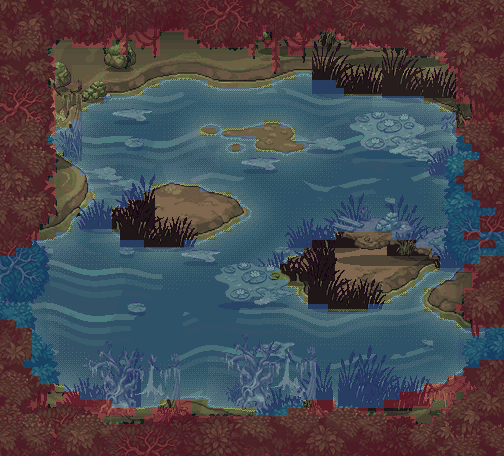

This game map was drawn from its Tiled (.tmx) file and the tilesets committed beside it. A one-line description and the full map source follow:
An orthogonal 63x57 tile map with 8x8 px tiles, 1 tile layer (collision_8px), 1 image layer.

<map version="1.10" tiledversion="1.10.2" orientation="orthogonal" renderorder="right-down" width="63" height="57" tilewidth="8" tileheight="8" infinite="0" nextlayerid="4" nextobjectid="1">
 <properties>
  <property name="moteur" value="RogueEssence / PMDO" />
  <property name="case_lecture_px" type="int" value="24" />
  <property name="viewport" value="320x240" />
 </properties>
 <tileset firstgid="1" source="brosse_collision.tsx" />
 <imagelayer id="1" name="fond">
  <image source="fond.png" width="504" height="456" />
 </imagelayer>
 <layer id="2" name="collision_8px" width="63" height="57" opacity="0.55">
  <data encoding="csv">
2,2,2,2,2,2,2,2,2,2,2,2,2,2,2,2,2,2,2,2,2,2,2,2,2,2,2,2,2,2,2,2,2,2,2,2,2,2,2,2,2,2,2,2,2,2,2,2,2,2,2,2,2,2,2,2,2,2,2,2,2,2,2,
2,2,2,2,2,2,2,2,2,2,2,2,2,2,2,2,2,2,2,2,2,2,2,2,2,2,2,2,2,2,2,2,2,2,2,2,2,2,2,2,2,2,2,2,2,2,2,2,2,2,2,2,2,2,2,2,2,2,2,2,2,2,2,
2,2,2,2,2,2,2,2,2,2,2,2,2,2,2,2,2,2,2,2,2,2,2,2,2,2,2,2,2,2,2,2,2,2,2,2,2,2,2,2,2,2,2,2,2,2,2,2,2,2,2,2,2,2,2,2,2,2,2,2,2,2,2,
2,2,2,2,2,2,2,2,2,2,2,2,2,2,2,2,2,2,2,2,2,2,2,2,2,2,2,2,2,2,2,2,2,2,2,2,2,2,2,2,2,2,2,2,2,2,2,2,2,2,2,2,2,2,2,2,2,2,2,2,2,2,2,
2,2,2,2,2,2,2,2,2,2,2,2,2,2,2,2,2,2,2,2,1,1,1,2,2,2,2,2,2,2,2,2,2,1,2,2,2,2,2,2,1,1,2,2,2,2,2,2,2,2,2,2,2,2,2,2,2,2,2,2,2,2,2,
2,2,2,2,2,2,2,1,1,2,2,2,2,2,1,2,1,2,2,2,1,1,1,1,1,2,2,2,2,2,2,2,1,2,2,1,2,2,2,1,1,1,1,1,2,2,2,2,2,2,2,2,2,2,2,2,2,2,2,2,2,2,2,
2,2,2,2,2,2,1,1,1,1,1,1,1,1,1,2,1,1,1,2,1,1,1,1,1,1,1,1,1,1,1,2,1,1,2,1,2,2,1,1,1,1,1,1,1,1,1,1,1,1,1,2,2,2,2,2,2,2,2,2,2,2,2,
2,2,2,2,2,2,2,1,1,1,1,1,1,1,1,1,1,1,1,1,1,1,1,1,1,1,1,1,1,1,1,1,1,1,2,1,1,1,1,1,1,1,1,1,1,1,1,1,1,1,1,1,1,1,1,2,2,2,2,2,2,2,2,
2,2,2,2,2,2,2,1,1,1,1,1,1,1,1,1,1,1,1,1,1,1,1,1,1,1,1,1,1,1,1,1,1,1,2,1,1,1,1,1,1,1,1,1,1,1,1,1,1,1,1,1,1,1,1,1,2,2,2,2,2,2,2,
2,2,2,2,2,2,2,1,1,1,1,1,1,1,1,1,1,1,1,1,1,1,1,1,1,1,1,1,1,1,1,1,1,1,1,1,1,3,3,1,1,1,1,1,1,1,1,1,1,1,1,1,1,1,1,1,1,2,2,2,2,2,2,
2,2,2,2,2,2,1,1,1,1,1,1,1,1,1,1,1,1,1,1,3,3,3,3,3,3,1,1,1,1,1,1,1,1,3,3,3,3,3,3,3,3,1,1,1,1,1,1,1,1,1,1,1,1,1,1,1,2,2,2,2,2,2,
2,2,2,2,2,2,2,1,1,1,1,1,1,1,1,1,1,1,3,3,3,3,3,3,3,3,3,3,3,3,3,3,3,3,3,3,3,3,3,3,3,3,3,1,1,1,1,1,1,1,1,1,1,1,1,1,1,2,2,2,2,2,2,
2,2,2,2,2,2,2,1,1,1,1,1,1,3,3,3,3,3,3,3,3,3,3,3,3,3,3,3,3,3,3,3,3,3,3,3,3,3,3,3,3,3,3,3,3,3,3,3,3,3,3,3,3,1,1,1,1,2,2,2,2,2,2,
2,2,2,2,2,2,2,1,1,1,1,3,3,3,3,3,3,3,3,3,3,3,3,3,3,3,3,3,3,3,3,3,3,3,3,3,3,3,3,3,3,3,3,3,3,3,3,3,3,3,3,3,3,3,3,1,1,1,1,2,2,2,2,
2,2,2,2,2,2,2,1,1,1,3,3,3,3,3,3,3,3,3,3,3,3,3,3,3,3,3,3,3,3,3,3,3,3,3,3,3,3,3,3,3,3,3,3,3,3,3,3,3,3,3,3,3,3,3,3,3,1,1,2,2,2,2,
2,2,2,2,2,2,2,1,1,3,3,3,3,3,3,3,3,3,3,3,3,3,3,3,3,3,3,3,3,3,3,3,3,1,1,3,3,3,3,3,3,3,3,3,3,3,3,3,3,3,3,3,3,3,3,3,3,1,2,2,2,2,2,
2,2,2,2,2,2,2,3,3,3,3,3,3,3,3,3,3,3,3,3,3,3,3,3,3,1,1,3,1,1,1,1,1,1,1,1,1,3,3,3,3,3,3,3,3,3,3,3,3,3,3,3,3,3,3,3,3,2,2,2,2,2,2,
2,2,2,2,2,2,3,3,3,3,3,3,3,3,3,3,3,3,3,3,3,3,3,3,3,3,3,3,3,3,3,3,1,1,1,1,1,3,3,3,3,3,3,3,3,3,3,3,3,3,3,3,3,3,3,3,3,3,2,2,2,2,2,
2,2,2,2,2,2,2,3,3,3,3,3,3,3,3,3,3,3,3,3,3,3,3,3,3,3,3,3,3,1,3,3,1,1,1,1,1,1,3,3,3,3,3,3,3,3,3,3,3,3,3,3,3,3,3,3,3,3,3,2,2,2,2,
2,2,2,2,2,2,2,1,3,3,3,3,3,3,3,3,3,3,3,3,3,3,3,3,3,3,3,3,3,3,3,3,3,3,3,3,3,3,3,3,3,3,3,3,3,3,3,3,3,3,3,3,3,3,3,3,3,3,3,3,2,2,2,
2,2,2,2,2,2,2,1,1,3,3,3,3,3,3,3,3,3,3,3,3,3,3,3,3,3,3,3,3,3,3,3,3,3,3,3,3,3,3,3,3,3,3,3,3,3,3,3,3,3,3,3,3,3,3,3,3,3,2,2,2,2,2,
2,2,2,2,2,2,2,1,1,1,3,3,3,3,3,3,3,3,3,3,3,3,3,3,3,3,3,3,3,3,3,3,3,3,3,3,3,3,3,3,3,3,3,3,3,3,3,3,3,3,3,3,3,3,3,3,3,3,2,2,2,2,2,
2,2,2,2,2,2,1,1,1,1,1,3,3,3,3,3,3,3,3,3,3,3,3,3,3,3,3,3,3,3,3,3,3,3,3,3,3,3,3,3,3,3,3,3,3,3,3,3,3,3,3,3,3,3,3,3,3,2,2,2,2,2,2,
2,2,2,2,2,2,2,1,1,1,1,3,3,3,3,3,3,3,3,1,1,1,1,1,1,3,3,3,3,3,3,3,3,3,3,3,3,3,3,3,3,3,3,3,3,3,3,3,3,3,3,3,3,3,3,3,3,3,2,2,2,2,2,
2,2,2,2,2,2,2,1,1,1,1,1,3,3,3,3,3,3,1,1,1,1,1,1,1,1,1,1,1,3,3,3,3,3,3,3,3,3,3,3,3,3,3,3,3,3,3,3,3,3,3,3,3,3,3,3,3,3,3,2,2,2,2,
2,2,2,2,2,2,2,1,1,1,1,3,3,3,3,3,1,1,1,1,1,1,1,1,1,1,1,1,1,1,3,3,3,3,3,3,3,3,3,3,3,3,3,3,3,3,3,3,3,3,3,3,3,3,3,3,3,3,3,3,2,2,2,
2,2,2,2,2,2,2,1,1,1,3,3,3,3,1,1,1,1,1,1,1,1,1,1,1,1,1,1,1,1,1,3,3,3,3,3,3,3,3,3,3,3,3,3,3,3,3,3,3,3,3,3,3,3,3,3,3,3,3,3,3,3,2,
2,2,2,2,2,2,1,1,1,3,3,3,3,3,1,1,1,1,1,1,1,1,1,1,1,1,1,1,1,1,3,3,3,3,3,3,3,3,3,3,3,3,3,3,3,3,3,3,3,3,3,3,3,3,3,3,3,3,3,3,2,2,2,
2,2,2,2,2,1,1,1,1,3,3,3,3,3,1,1,1,1,1,1,1,1,1,1,1,1,1,1,1,3,3,3,3,3,3,3,3,3,3,3,3,3,3,3,3,3,3,3,3,3,3,3,3,3,3,3,3,3,3,3,2,2,2,
2,2,2,2,2,1,1,3,3,3,3,3,3,3,3,1,1,1,1,1,1,1,1,1,1,1,1,3,3,3,3,3,3,3,3,3,3,3,3,3,3,3,1,1,1,1,1,1,1,3,3,3,3,3,3,3,3,3,2,2,3,3,3,
2,2,2,2,3,3,3,3,3,3,3,3,3,3,3,3,3,3,1,1,1,1,1,3,3,3,3,3,3,3,3,3,3,3,3,3,3,3,3,1,1,1,1,1,1,1,1,1,1,1,1,1,3,3,3,3,3,3,3,3,2,2,3,
2,2,3,3,3,3,3,3,3,3,3,3,3,3,3,3,3,3,3,3,3,3,3,3,3,3,3,3,3,3,3,3,3,3,3,3,3,3,1,1,1,1,1,1,1,1,1,1,1,1,1,1,1,1,3,3,3,3,3,3,3,3,3,
3,3,3,3,3,3,3,3,3,3,3,3,3,3,3,3,3,3,3,3,3,3,3,3,3,3,3,3,3,3,3,3,3,3,3,3,1,1,1,1,1,1,1,1,1,1,1,1,1,1,1,1,1,1,1,3,3,3,3,3,2,2,2,
3,3,3,3,3,3,3,3,3,3,3,3,3,3,3,3,3,3,3,3,3,3,3,3,3,3,3,3,3,3,3,3,3,3,3,1,1,1,1,1,1,1,1,1,1,1,1,1,1,1,1,1,1,1,1,3,3,3,2,2,2,2,2,
3,3,3,3,3,3,3,3,3,3,3,3,3,3,3,3,3,3,3,3,3,3,3,3,3,3,3,3,3,3,3,3,3,3,1,1,1,1,1,1,1,1,1,1,1,1,1,1,1,1,1,1,1,3,3,3,3,1,1,2,2,2,2,
3,3,3,3,3,3,3,3,3,3,3,3,3,3,3,3,3,3,3,3,3,3,3,3,3,3,3,3,3,3,3,3,3,3,3,3,1,1,1,1,1,1,1,1,1,1,1,1,1,1,1,1,3,3,3,1,1,1,1,2,2,2,2,
3,3,3,3,3,3,3,3,3,3,3,3,3,3,3,3,3,3,3,3,3,3,3,3,3,3,3,3,3,3,3,3,3,3,3,3,3,1,1,1,1,1,1,1,1,1,1,1,1,1,1,3,3,1,1,1,1,1,2,2,2,2,2,
3,3,3,3,3,3,3,3,3,3,3,3,3,3,3,3,3,3,3,3,3,3,3,3,3,3,3,3,3,3,3,3,3,3,3,3,3,3,1,1,1,1,1,1,1,1,1,1,1,3,3,3,3,1,1,1,1,1,2,2,2,2,2,
3,3,3,3,3,3,3,3,3,3,3,3,3,3,3,3,3,3,3,3,3,3,3,3,3,3,3,3,3,3,3,3,3,3,3,3,3,3,3,3,3,1,1,1,1,1,3,3,3,3,3,3,3,1,1,1,1,2,2,2,2,2,2,
3,3,3,3,3,3,3,3,3,3,3,3,3,3,3,3,3,3,3,3,3,3,3,3,3,3,3,3,3,3,3,3,3,3,3,3,3,3,3,3,3,3,3,3,3,3,3,3,3,3,3,3,3,3,3,1,1,1,2,2,2,2,2,
2,2,3,3,3,3,3,3,3,3,3,3,3,3,3,3,3,3,3,3,3,3,3,3,3,3,3,3,3,3,3,3,3,3,3,3,3,3,3,3,3,3,3,3,3,3,3,3,3,3,3,3,3,3,3,3,3,1,1,2,2,2,2,
2,2,2,2,3,3,3,3,3,3,3,3,3,3,3,3,3,3,3,3,3,3,3,3,3,3,3,3,3,3,3,3,3,3,3,3,3,3,3,3,3,3,3,3,3,3,3,3,3,3,3,3,3,3,3,3,3,3,3,2,3,3,3,
2,2,2,2,3,3,3,3,3,3,3,3,3,3,3,3,3,3,3,3,3,3,3,3,3,3,3,3,3,3,3,3,3,3,3,3,3,3,3,3,3,3,3,3,3,3,3,3,3,3,3,3,3,3,3,3,3,3,3,3,3,3,3,
2,2,2,2,3,3,3,3,3,3,3,3,3,3,3,3,3,3,3,3,3,3,3,3,3,3,3,3,3,3,3,3,3,3,3,3,3,3,3,3,3,3,3,3,3,3,3,3,3,3,3,3,3,3,3,3,3,3,3,3,3,3,3,
2,2,2,2,3,3,3,3,3,3,3,3,3,3,3,3,3,3,3,3,3,3,3,3,3,3,3,3,3,3,3,3,3,3,3,3,3,3,3,3,3,3,3,3,3,3,3,3,3,3,3,3,3,3,3,3,3,3,3,3,3,3,3,
2,2,2,3,3,3,3,3,3,3,3,3,3,3,3,3,3,3,3,3,3,3,3,3,3,3,3,3,3,3,3,3,3,3,3,3,3,3,3,3,3,3,3,3,3,3,3,3,3,3,3,3,3,3,3,3,3,3,3,3,2,2,2,
2,2,2,2,3,3,3,3,3,3,3,3,3,3,3,3,3,3,3,3,3,3,3,3,3,3,3,3,3,3,3,3,3,3,3,3,3,3,3,3,3,3,3,3,3,3,3,3,3,3,3,3,3,3,3,3,3,3,2,2,2,2,2,
2,2,2,2,2,3,3,3,3,3,3,3,3,3,3,3,3,3,3,3,3,3,3,3,3,3,3,3,3,3,3,3,3,3,3,3,3,3,3,3,3,3,3,3,3,3,3,3,3,3,3,3,3,3,3,3,2,2,2,2,2,2,2,
2,2,2,2,2,2,2,1,3,3,3,3,3,3,3,3,3,3,3,3,3,3,3,3,3,3,3,3,3,3,3,3,3,3,3,3,3,3,3,3,3,3,3,3,3,3,3,3,3,3,3,3,3,2,2,2,2,2,2,2,2,2,2,
2,2,2,2,2,2,1,1,2,2,3,3,3,3,3,3,3,3,3,3,3,3,3,3,3,3,3,3,3,3,3,3,3,3,3,3,3,3,3,3,3,3,3,3,3,3,3,3,3,3,2,2,2,2,2,2,2,1,2,2,2,2,2,
2,2,2,2,2,2,1,2,2,2,2,2,2,2,3,3,3,3,3,3,1,1,2,2,1,1,3,3,3,3,3,3,3,3,3,3,3,3,1,2,2,2,3,3,3,3,3,3,2,2,2,2,2,2,1,1,2,2,2,2,2,2,2,
2,2,2,2,2,2,2,2,2,2,2,2,2,2,2,2,2,1,1,2,2,2,2,2,1,1,1,1,1,1,1,1,3,3,3,3,2,2,2,2,2,2,2,2,2,2,1,2,1,1,1,1,1,1,1,2,2,2,2,2,2,2,2,
2,2,2,2,2,2,2,2,2,2,2,2,2,1,1,1,1,1,2,2,2,2,2,2,2,2,2,2,2,2,2,2,2,2,2,2,2,2,2,2,2,2,2,2,2,2,2,2,2,2,2,2,1,1,2,2,2,2,2,2,2,2,2,
2,2,2,2,2,2,2,2,2,2,2,2,2,2,2,2,2,2,2,2,2,2,2,2,2,2,2,2,2,2,2,2,2,2,2,2,2,2,2,2,2,2,2,2,2,2,2,2,2,2,2,2,2,2,2,2,2,2,2,2,2,2,2,
2,2,2,2,2,2,2,2,2,2,2,2,2,2,2,2,2,2,2,2,2,2,2,2,2,2,2,2,2,2,2,2,2,2,2,2,2,2,2,2,2,2,2,2,2,2,2,2,2,2,2,2,2,2,2,2,2,2,2,2,2,2,2,
2,2,2,2,2,2,2,2,2,2,2,2,2,2,2,2,2,2,2,2,2,2,2,2,2,2,2,2,2,2,2,2,2,2,2,2,2,2,2,2,2,2,2,2,2,2,2,2,2,2,2,2,2,2,2,2,2,2,2,2,2,2,2,
2,2,2,2,2,2,2,2,2,2,2,2,2,2,2,2,2,2,2,2,2,2,2,2,2,2,2,2,2,2,2,2,2,2,2,2,2,2,2,2,2,2,2,2,2,2,2,2,2,2,2,2,2,2,2,2,2,2,2,2,2,2,2
  </data>
 </layer>
</map>
